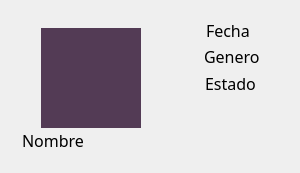
<?xml version="1.0" encoding="UTF-8"?>
<ui version="4.0">
 <class>DNI</class>
 <widget class="QWidget" name="DNI">
  <property name="geometry">
   <rect>
    <x>0</x>
    <y>0</y>
    <width>300</width>
    <height>173</height>
   </rect>
  </property>
  <property name="maximumSize">
   <size>
    <width>300</width>
    <height>173</height>
   </size>
  </property>
  <property name="cursor">
   <cursorShape>OpenHandCursor</cursorShape>
  </property>
  <property name="windowTitle">
   <string>Form</string>
  </property>
  <widget class="QLabel" name="fondo">
   <property name="geometry">
    <rect>
     <x>0</x>
     <y>0</y>
     <width>299</width>
     <height>173</height>
    </rect>
   </property>
   <property name="maximumSize">
    <size>
     <width>299</width>
     <height>173</height>
    </size>
   </property>
   <property name="font">
    <font>
     <family>Baskerville Old Face</family>
     <pointsize>12</pointsize>
    </font>
   </property>
   <property name="styleSheet">
    <string notr="true">border-image: url(:/Resources/Documentos/DNIAztana.png);</string>
   </property>
   <property name="text">
    <string/>
   </property>
  </widget>
  <widget class="QLabel" name="nombre">
   <property name="geometry">
    <rect>
     <x>22</x>
     <y>129</y>
     <width>131</width>
     <height>31</height>
    </rect>
   </property>
   <property name="font">
    <font>
     <family>Baskerville Old Face</family>
     <pointsize>12</pointsize>
    </font>
   </property>
   <property name="text">
    <string>Nombre</string>
   </property>
   <property name="alignment">
    <set>Qt::AlignLeading|Qt::AlignLeft|Qt::AlignTop</set>
   </property>
   <property name="wordWrap">
    <bool>true</bool>
   </property>
  </widget>
  <widget class="QLabel" name="fecha">
   <property name="geometry">
    <rect>
     <x>206</x>
     <y>20</y>
     <width>91</width>
     <height>20</height>
    </rect>
   </property>
   <property name="font">
    <font>
     <family>Baskerville Old Face</family>
     <pointsize>12</pointsize>
    </font>
   </property>
   <property name="text">
    <string>Fecha</string>
   </property>
   <property name="wordWrap">
    <bool>true</bool>
   </property>
  </widget>
  <widget class="QLabel" name="genero">
   <property name="geometry">
    <rect>
     <x>204</x>
     <y>46</y>
     <width>81</width>
     <height>20</height>
    </rect>
   </property>
   <property name="font">
    <font>
     <family>Baskerville Old Face</family>
     <pointsize>12</pointsize>
    </font>
   </property>
   <property name="text">
    <string>Genero</string>
   </property>
  </widget>
  <widget class="QLabel" name="estado_civil">
   <property name="geometry">
    <rect>
     <x>205</x>
     <y>73</y>
     <width>81</width>
     <height>20</height>
    </rect>
   </property>
   <property name="font">
    <font>
     <family>Bell MT</family>
     <pointsize>12</pointsize>
    </font>
   </property>
   <property name="text">
    <string>Estado</string>
   </property>
  </widget>
  <widget class="QWidget" name="NPC" native="true">
   <property name="geometry">
    <rect>
     <x>41</x>
     <y>28</y>
     <width>100</width>
     <height>100</height>
    </rect>
   </property>
   <property name="minimumSize">
    <size>
     <width>100</width>
     <height>100</height>
    </size>
   </property>
   <property name="maximumSize">
    <size>
     <width>100</width>
     <height>100</height>
    </size>
   </property>
   <layout class="QHBoxLayout" name="horizontalLayout">
    <property name="spacing">
     <number>0</number>
    </property>
    <property name="leftMargin">
     <number>0</number>
    </property>
    <property name="topMargin">
     <number>0</number>
    </property>
    <property name="rightMargin">
     <number>0</number>
    </property>
    <property name="bottomMargin">
     <number>0</number>
    </property>
    <item>
     <widget class="QLabel" name="filtro">
      <property name="styleSheet">
       <string notr="true">background-color: rgb(83, 59, 85);</string>
      </property>
      <property name="text">
       <string/>
      </property>
     </widget>
    </item>
   </layout>
  </widget>
 </widget>
 <resources/>
 <connections/>
</ui>
